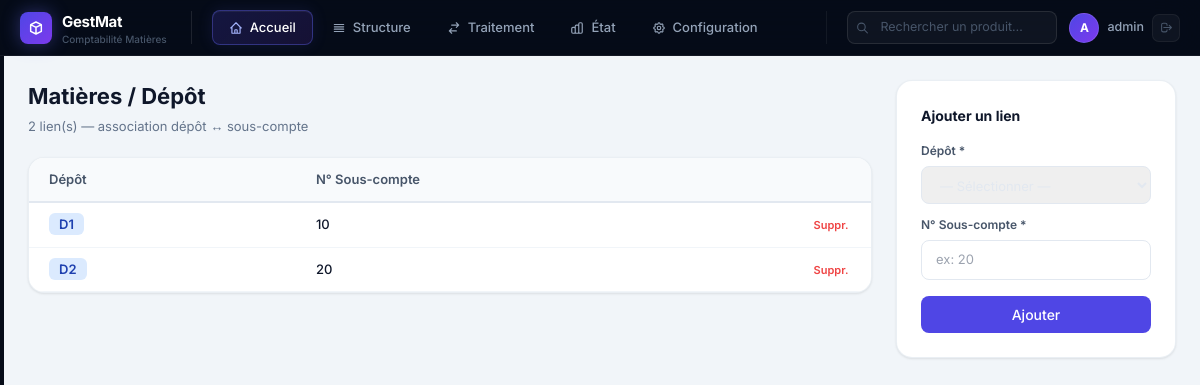
The app's page /config/matieres-depot/ (signed in) with its own data.
### matieres/models.py (models this page shows, shortened)
class MatieresDepot(models.Model):
    depot = models.ForeignKey(Depot, on_delete=models.CASCADE, verbose_name="Dépôt")
    num_sous_compte = models.IntegerField(verbose_name="N° Sous-compte")
    class Meta:
        verbose_name = "Matières/Dépôt"
        verbose_name_plural = "Matières/Dépôts"

class Depot(models.Model):
    code = models.CharField(max_length=20, unique=True, verbose_name="Code dépôt")
    class Meta:
        verbose_name = "Dépôt"
        verbose_name_plural = "Dépôts"
        ordering = ['code']

### matieres/views.py (the view, shortened to what this page needs)
# urls.py: path('config/matieres-depot/', views.matieres_depot_config, name='matieres_depot_config'),
@login_required
def matieres_depot_config(request):
    if request.GET.get('delete'):
        get_object_or_404(MatieresDepot, pk=request.GET['delete']).delete()
        messages.success(request, "Lien supprimé.")
        return redirect('matieres:matieres_depot_config')
    liens = MatieresDepot.objects.select_related('depot').order_by('depot__code', 'num_sous_compte')
    return render(request, 'configuration/matieres_depot.html', {
        'page_title': 'Matières / Dépôt', 'liens': liens, 'depots': Depot.objects.all(),
    })

### templates/configuration/matieres_depot.html (shortened to what this page needs)
{% extends "base.html" %}
{% block content %}
<div style="display:flex;gap:24px;align-items:flex-start">
  <div style="flex:1">
    <div style="margin-bottom:20px">
      <h1 style="font-size:22px;font-weight:700;color:#0f172a">Matières / Dépôt</h1>
      <p style="color:#64748b;font-size:13px;margin-top:4px">{{ liens.count }} lien(s) — association dépôt ↔ sous-compte</p>
    </div>
    <div class="card" style="padding:0;overflow:hidden">
      <table style="width:100%;border-collapse:collapse;font-size:13px">
        <thead>
          <tr style="background:#f8fafc;border-bottom:2px solid #e2e8f0">
            <th style="padding:12px 20px;text-align:left;font-weight:600;color:#475569">Dépôt</th>
            <th style="padding:12px 20px;text-align:left;font-weight:600;color:#475569">N° Sous-compte</th>
            <th style="padding:12px 20px;text-align:center;font-weight:600;color:#475569;width:80px"></th>
          </tr>
        </thead>
        <tbody>
          {% for lien in liens %}
          <tr class="table-row">
            <td style="padding:12px 20px">
              <span style="background:#dbeafe;color:#1e40af;padding:3px 10px;border-radius:6px;font-weight:600">{{ lien.depot.code }}</span>
            </td>
            <td style="padding:12px 20px;color:#0f172a;font-weight:500">{{ lien.num_sous_compte }}</td>
            <td style="padding:12px 20px;text-align:center">
              <a href="?delete={{ lien.pk }}" onclick="return confirm('Supprimer ?')"
                style="font-size:11px;color:#ef4444;text-decoration:none;font-weight:600">Suppr.</a>
            </td>
          </tr>
          {% empty %}
          <tr><td colspan="3" style="padding:40px;text-align:center;color:#94a3b8">Aucun lien.</td></tr>
          {% endfor %}
        </tbody>
      </table>
    </div>
  </div>
  <div style="width:280px;flex-shrink:0">
    <div class="card">
      <h3 style="font-size:14px;font-weight:700;color:#0f172a;margin-bottom:16px">Ajouter un lien</h3>
      <form method="post">
        <div style="margin-bottom:12px">
          <label style="font-size:12px;font-weight:600;color:#475569;display:block;margin-bottom:6px">Dépôt *</label>
          <select name="depot" required style="width:100%;padding:9px 14px;border:1px solid #e2e8f0;border-radius:8px;font-size:13px">
            <option value="">— Sélectionner —</option>
          </select>
        </div>
        <div style="margin-bottom:16px">
          <label style="font-size:12px;font-weight:600;color:#475569;display:block;margin-bottom:6px">N° Sous-compte *</label>
          <input name="num_sous_compte" type="number" placeholder="ex: 20" required
            style="width:100%;padding:9px 14px;border:1px solid #e2e8f0;border-radius:8px;font-size:13px;outline:none">
        </div>
        <button class="btn-primary" type="submit" style="width:100%;justify-content:center">Ajouter</button>
      </form>
    </div>
  </div>
</div>
{% endblock %}

### templates/base.html (shortened to what this page needs)
<!DOCTYPE html>
<html lang="fr" class="h-full">
<head>
  <script src="https://cdn.tailwindcss.com"></script>
</head>
<body>
<header class="topbar">
  <div class="logo-wrap">
    <div class="logo-icon">
      <svg width="16" height="16" fill="none" stroke="#fff" viewBox="0 0 24 24" stroke-width="2.2">
        <path stroke-linecap="round" stroke-linejoin="round" d="M20 7l-8-4-8 4m16 0l-8 4m8-4v10l-8 4m0-10L4 7m8 4v10M4 7v10l8 4"/>
      </svg>
    </div>
    <div>
      <div class="logo-text">GestMat</div>
      <div class="logo-sub">{% if societe %}{{ societe.nom|truncatechars:20 }}{% else %}Comptabilité Matières{% endif %}</div>
    </div>
  </div>
  <nav class="tab-nav" role="tablist">
    <a href="{% url 'matieres:dashboard' %}" class="tab-btn" data-tab="accueil" role="tab">
      <svg width="14" height="14" fill="none" stroke="currentColor" viewBox="0 0 24 24" stroke-width="2">
        <path stroke-linecap="round" stroke-linejoin="round" d="M3 12l2-2m0 0l7-7 7 7M5 10v10a1 1 0 001 1h3m10-11l2 2m-2-2v10a1 1 0 01-1 1h-3m-6 0a1 1 0 001-1v-4a1 1 0 011-1h2a1 1 0 011 1v4a1 1 0 001 1m-6 0h6"/>
      </svg>
      Accueil
    </a>
    <span class="tab-btn" data-tab="structure" role="tab" style="cursor:pointer">
      <svg width="14" height="14" fill="none" stroke="currentColor" viewBox="0 0 24 24" stroke-width="2">
        <path stroke-linecap="round" stroke-linejoin="round" d="M4 6h16M4 10h16M4 14h16M4 18h16"/>
      </svg>
      Structure
    </span>
    <span class="tab-btn" data-tab="traitement" role="tab" style="cursor:pointer">
      <svg width="14" height="14" fill="none" stroke="currentColor" viewBox="0 0 24 24" stroke-width="2">
        <path stroke-linecap="round" stroke-linejoin="round" d="M8 7h12m0 0l-4-4m4 4l-4 4m0 6H4m0 0l4 4m-4-4l4-4"/>
      </svg>
      Traitement
    </span>
    <span class="tab-btn" data-tab="etat" role="tab" style="cursor:pointer">
      État
    </span>
    <span class="tab-btn" data-tab="configuration" role="tab" style="cursor:pointer">
      Configuration
    </span>
  </nav>
  <div class="topbar-right">
    <div class="search-wrap">
      <svg class="search-icon" width="13" height="13" fill="none" stroke="currentColor" viewBox="0 0 24 24" stroke-width="2">
        <path stroke-linecap="round" stroke-linejoin="round" d="M21 21l-6-6m2-5a7 7 0 11-14 0 7 7 0 0114 0"/>
      </svg>
      <input type="text" placeholder="Rechercher un produit…" name="q"
        hx-get="{% url 'matieres:htmx_recherche_produit' %}"
        hx-trigger="keyup changed delay:300ms"
        hx-target="#search-results">
    </div>
    <div class="user-wrap">
      <div class="user-avatar">{{ request.user.username|first|upper }}</div>
      <span class="user-name">{{ request.user.get_full_name|default:request.user.username }}</span>
      <a href="{% url 'logout' %}" class="btn-logout" title="Déconnexion">
        <svg width="13" height="13" fill="none" stroke="currentColor" viewBox="0 0 24 24" stroke-width="2">
          <path stroke-linecap="round" stroke-linejoin="round" d="M17 16l4-4m0 0l-4-4m4 4H7m6 4v1a3 3 0 01-3 3H6a3 3 0 01-3-3V7a3 3 0 013-3h4a3 3 0 013 3v1"/>
        </svg>
      </a>
    </div>
  </div>
</header>
<div class="app-body">
  <main class="main-area" id="main-content">
    <div class="main-inner">
      {% block content %}{% endblock %}
    </div>
  </main>
</div>
</body>
</html>

### records on screen
MatieresDepot: depot.code "D1", num_sous_compte "10"
MatieresDepot: depot.code "D2", num_sous_compte "20"

### other values on screen
{{ request.user.username|first|upper }} "A"
{{ request.user.get_full_name|default:request.user.username }} "admin"
{{ liens.count }} "2"
